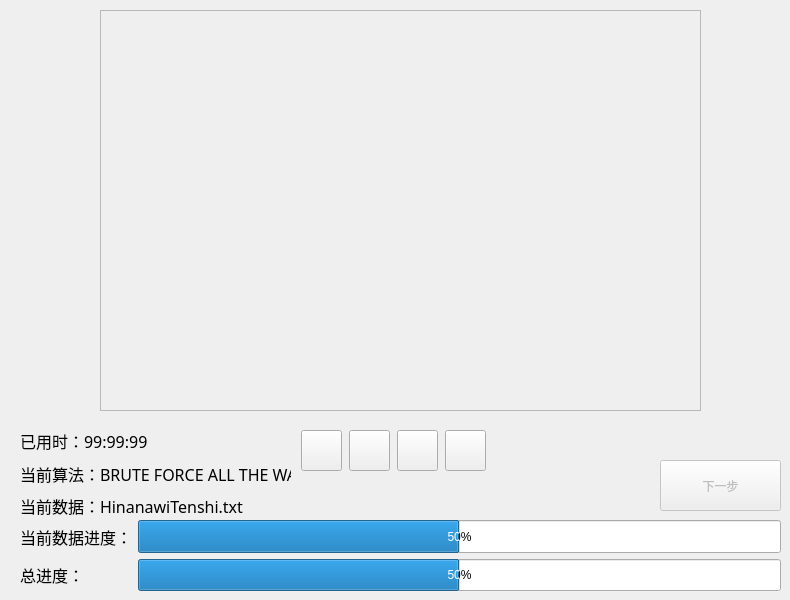
    <widget class="QWidget" name="Processing">
     <widget class="QPushButton" name="ProcessingNextButton">
      <property name="enabled">
       <bool>false</bool>
      </property>
      <property name="geometry">
       <rect>
        <x>660</x>
        <y>460</y>
        <width>121</width>
        <height>51</height>
       </rect>
      </property>
      <property name="text">
       <string>下一步</string>
      </property>
     </widget>
     <widget class="QWidget" name="layoutWidget">
      <property name="geometry">
       <rect>
        <x>20</x>
        <y>520</y>
        <width>761</width>
        <height>71</height>
       </rect>
      </property>
      <layout class="QFormLayout" name="ProcessingProgressBars">
       <item row="0" column="0">
        <widget class="QLabel" name="staticLabel4">
         <property name="font">
          <font>
           <family>华文彩云</family>
           <pointsize>12</pointsize>
          </font>
         </property>
         <property name="text">
          <string>当前数据进度：</string>
         </property>
        </widget>
       </item>
       <item row="0" column="1">
        <widget class="QProgressBar" name="CurrentMethodProgressBar">
         <property name="sizePolicy">
          <sizepolicy hsizetype="Expanding" vsizetype="Expanding">
           <horstretch>0</horstretch>
           <verstretch>0</verstretch>
          </sizepolicy>
         </property>
         <property name="value">
          <number>50</number>
         </property>
        </widget>
       </item>
       <item row="1" column="0">
        <widget class="QLabel" name="staticLabel5">
         <property name="font">
          <font>
           <family>华文彩云</family>
           <pointsize>12</pointsize>
          </font>
         </property>
         <property name="text">
          <string>总进度：</string>
         </property>
        </widget>
       </item>
       <item row="1" column="1">
        <widget class="QProgressBar" name="TotalProgressBar">
         <property name="sizePolicy">
          <sizepolicy hsizetype="Expanding" vsizetype="Expanding">
           <horstretch>0</horstretch>
           <verstretch>0</verstretch>
          </sizepolicy>
         </property>
         <property name="value">
          <number>50</number>
         </property>
        </widget>
       </item>
      </layout>
     </widget>
     <widget class="QFrame" name="ProcessingVideoFrame">
      <property name="geometry">
       <rect>
        <x>100</x>
        <y>10</y>
        <width>601</width>
        <height>401</height>
       </rect>
      </property>
      <property name="frameShape">
       <enum>QFrame::StyledPanel</enum>
      </property>
      <property name="frameShadow">
       <enum>QFrame::Sunken</enum>
      </property>
     </widget>
     <widget class="QWidget" name="layoutWidget">
      <property name="geometry">
       <rect>
        <x>300</x>
        <y>420</y>
        <width>191</width>
        <height>61</height>
       </rect>
      </property>
      <layout class="QHBoxLayout" name="ProcessingVideoButtons">
       <item>
        <widget class="QPushButton" name="ProcessingPreviousVideoButton">
         <property name="sizePolicy">
          <sizepolicy hsizetype="Maximum" vsizetype="Maximum">
           <horstretch>0</horstretch>
           <verstretch>0</verstretch>
          </sizepolicy>
         </property>
         <property name="maximumSize">
          <size>
           <width>41</width>
           <height>41</height>
          </size>
         </property>
         <property name="text">
          <string/>
         </property>
         <property name="iconSize">
          <size>
           <width>20</width>
           <height>20</height>
          </size>
         </property>
        </widget>
       </item>
       <item>
        <widget class="QPushButton" name="ProcessingPlayButton">
         <property name="sizePolicy">
          <sizepolicy hsizetype="Maximum" vsizetype="Maximum">
           <horstretch>0</horstretch>
           <verstretch>0</verstretch>
          </sizepolicy>
         </property>
         <property name="maximumSize">
          <size>
           <width>41</width>
           <height>41</height>
          </size>
         </property>
         <property name="text">
          <string/>
         </property>
         <property name="iconSize">
          <size>
           <width>20</width>
           <height>20</height>
          </size>
         </property>
        </widget>
       </item>
       <item>
        <widget class="QPushButton" name="ProcessingNextVideoButton">
         <property name="sizePolicy">
          <sizepolicy hsizetype="Maximum" vsizetype="Maximum">
           <horstretch>0</horstretch>
           <verstretch>0</verstretch>
          </sizepolicy>
         </property>
         <property name="maximumSize">
          <size>
           <width>41</width>
           <height>41</height>
          </size>
         </property>
         <property name="text">
          <string/>
         </property>
         <property name="iconSize">
          <size>
           <width>20</width>
           <height>20</height>
          </size>
         </property>
        </widget>
       </item>
       <item>
        <widget class="QPushButton" name="ProcessingVolumeButton">
         <property name="sizePolicy">
          <sizepolicy hsizetype="Maximum" vsizetype="Maximum">
           <horstretch>0</horstretch>
           <verstretch>0</verstretch>
          </sizepolicy>
         </property>
         <property name="maximumSize">
          <size>
           <width>41</width>
           <height>41</height>
          </size>
         </property>
         <property name="text">
          <string/>
         </property>
         <property name="iconSize">
          <size>
           <width>20</width>
           <height>20</height>
          </size>
         </property>
        </widget>
       </item>
      </layout>
     </widget>
     <widget class="QWidget" name="layoutWidget">
      <property name="geometry">
       <rect>
        <x>20</x>
        <y>428</y>
        <width>271</width>
        <height>91</height>
       </rect>
      </property>
      <layout class="QVBoxLayout" name="ProcessingInfoLabels">
       <item>
        <widget class="QLabel" name="ProcessingTimeUsageLabel">
         <property name="font">
          <font>
           <family>华文彩云</family>
           <pointsize>12</pointsize>
          </font>
         </property>
         <property name="text">
          <string>已用时：99:99:99</string>
         </property>
        </widget>
       </item>
       <item>
        <widget class="QLabel" name="ProcessingCurrentMethodLabel">
         <property name="font">
          <font>
           <family>华文彩云</family>
           <pointsize>12</pointsize>
          </font>
         </property>
         <property name="text">
          <string>当前算法：BRUTE FORCE ALL THE WAY</string>
         </property>
        </widget>
       </item>
       <item>
        <widget class="QLabel" name="ProcessingCurrentDataLabel">
         <property name="font">
          <font>
           <family>华文彩云</family>
           <pointsize>12</pointsize>
          </font>
         </property>
         <property name="text">
          <string>当前数据：HinanawiTenshi.txt</string>
         </property>
        </widget>
       </item>
      </layout>
     </widget>
    </widget>
